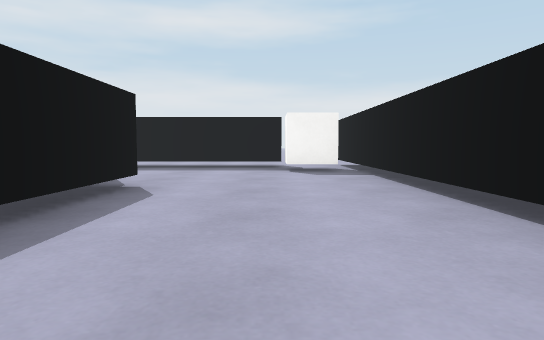
View 1 (above)

18 first-person views from a walk through a scene from a Unity 3-D project. The camera is 0.51 m above the floor, tilts 4° down and sees 75° across. The floor is counted in squares, 1 m on a side. Each view is taken from the middle of a square. On the plan, view 1 faces up. The plan holds only what a view shows up to about 9 squares ahead; the rest is blank. The place goes on beyond the plan. The player character is not drawn. Surface patterns are stand-ins for the level's own textures.

View 2
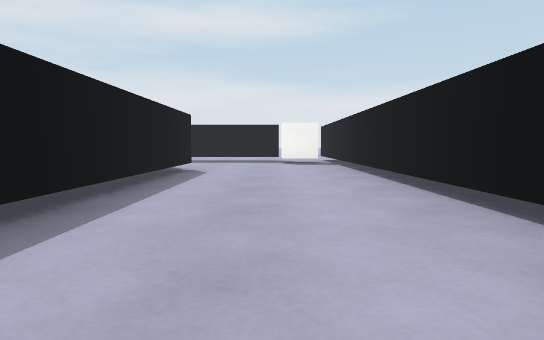

View 3
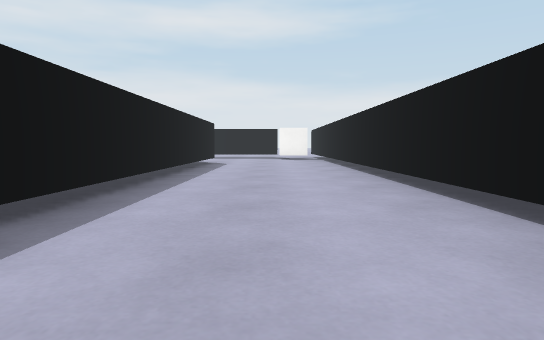

View 4
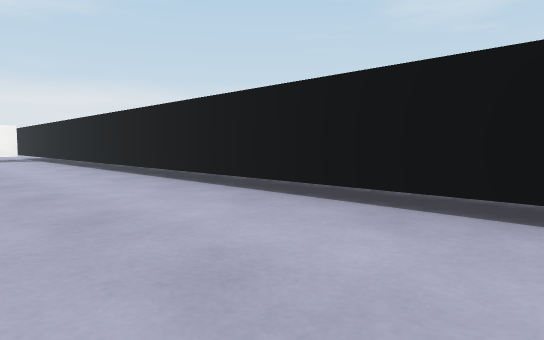

View 5
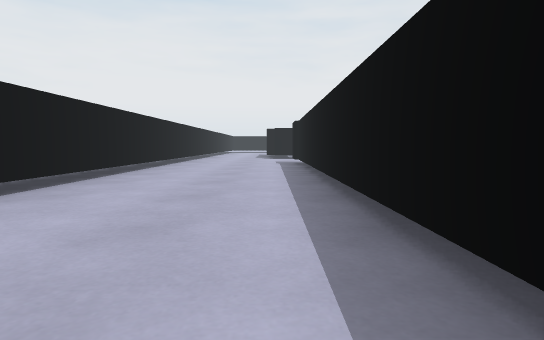

View 6
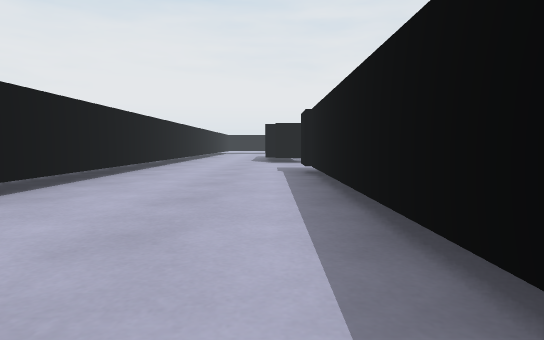

View 7
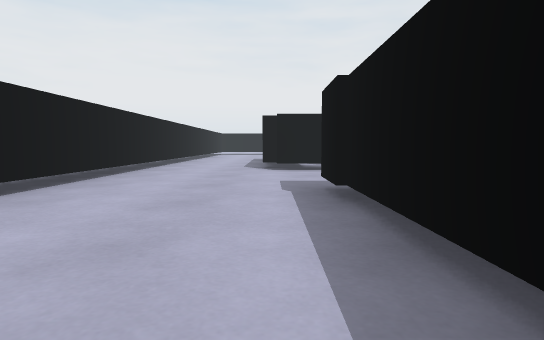

View 8
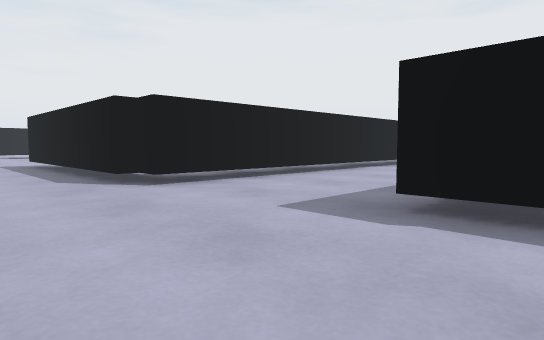

View 9
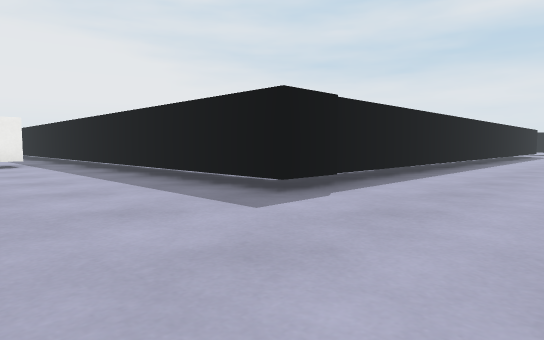

View 10
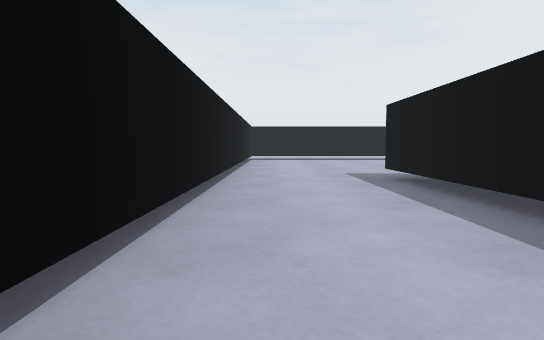

View 11
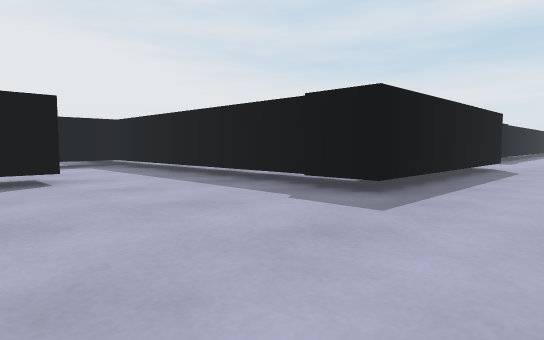

View 12
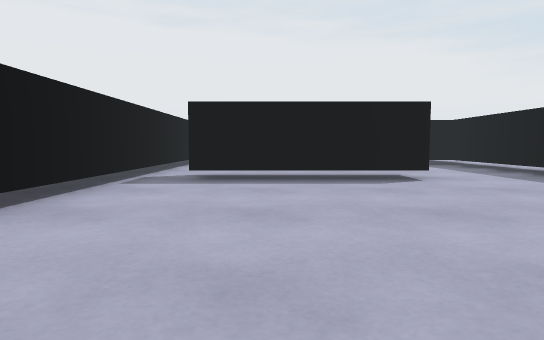

View 13
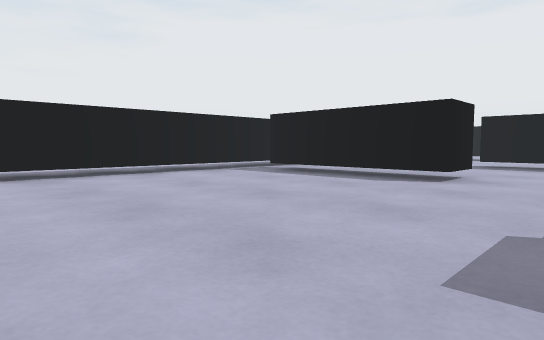

View 14
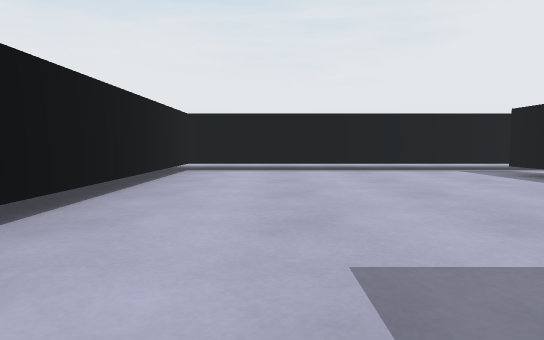

View 15
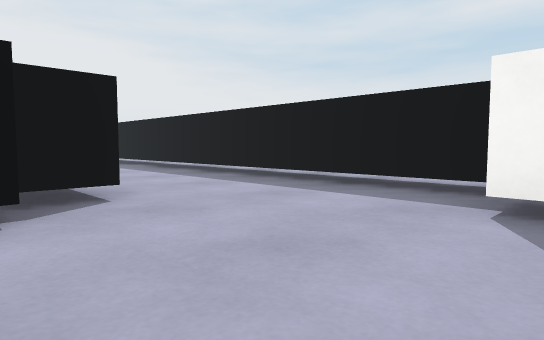

View 16
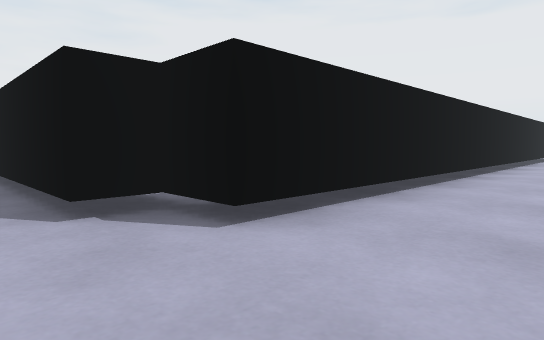

View 17
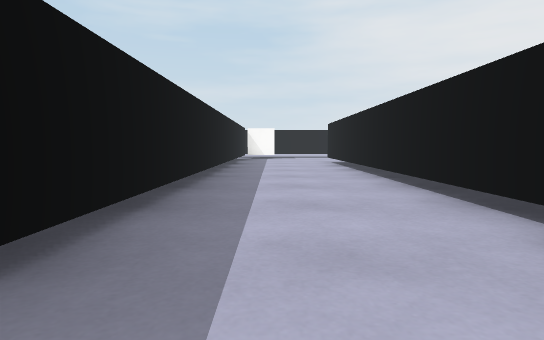

View 18
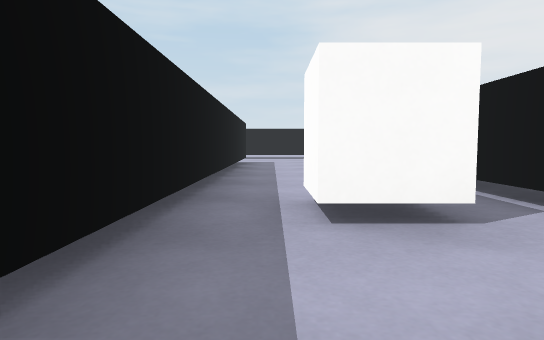

### Floor plan
Key: @ floor where view 1 was taken; # wall or solid block; . floor; C cube; T thing the floor can be seen under or through.
Columns run from 13 left of view 1 to 2 right of it. Each row starts with its distance up from view 1.
  9               .#
  8  #############C#
  7 ..............C#
  6  ..............#
  5  ##########....#
  4           ##...#
  3            #...#
  2            #...#
  1            #...#
  0            #.@.#
 -1            #...#
 -2            #...#
 -3            #...#
 -4            #...#
 -5            #...#
 -6            #...#
 -7            #...#
 -8            #...#
 -9            #...#
-10            #...#
-11   ##########...#
-12  ..............#
-13   .CC..........#
-14     ########...#
-15            ##..#
-16             #..#
-17             #..#
-18      ...... #..#
-19      #TTTTTT#..#
-20      #.........#
-21      #.........#
-22      #..TT.....#
-23        . T.....#
-24        . T.....#
-25        . T.....#
-26      ###########

Where each view was taken, in squares from view 1:
view 1: 0 up, 0 right, facing up
view 2: 3 down, 0 right, facing up
view 3: 6 down, 0 right, facing up
view 4: 7 down, 1 left, facing up-right
view 5: 1 down, 1 left, facing down
view 6: 4 down, 1 left, facing down
view 7: 7 down, 1 left, facing down
view 8: 10 down, 1 right, facing down-left
view 9: 14 down, 1 right, facing up-left
view 10: 14 down, 1 right, facing down
view 11: 23 down, 1 right, facing up-left
view 12: 24 down, 1 right, facing left
view 13: 20 down, 1 right, facing down-left
view 14: 19 down, 0 right, facing down
view 15: 4 up, 1 right, facing up-left
view 16: 7 up, 1 left, facing down-left
view 17: 7 up, 13 left, facing right
view 18: 12 down, 12 left, facing right
